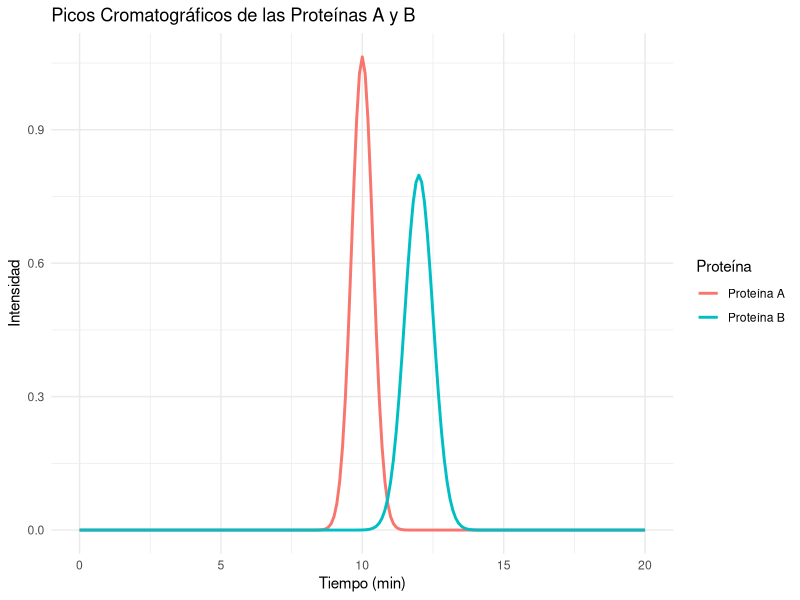
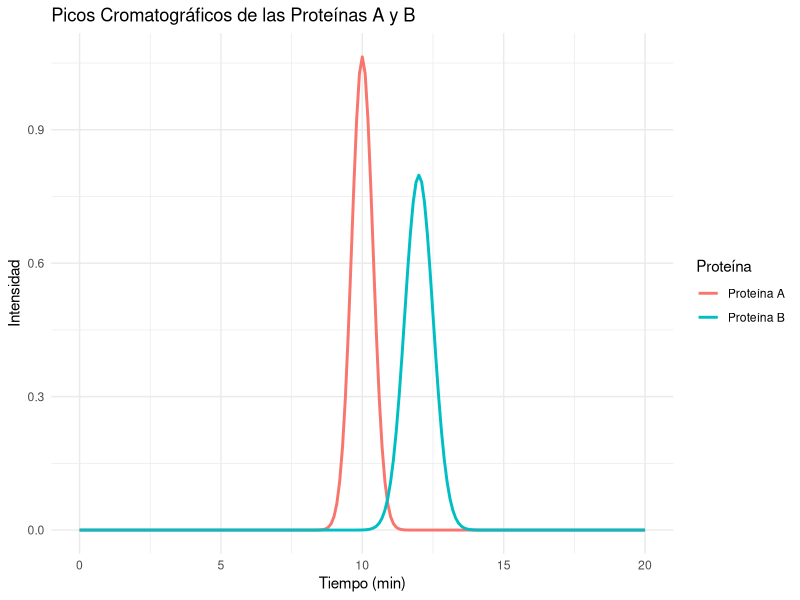

These charts were generated, in order, by the following R code:
# ==========================================================================
# Cromatografía en la Industria Bioquímica
# ==========================================================================
# Autor: Dr. José Juan Torres Martínez
# Docente de Ciencias Químicas
# Universidad Autónoma de San Luis Potosí (UASLP)
# México
#
# Material académico para estudiantes
#
# Descripción: Separación de dos proteínas mediante cromatografía de intercambio iónico
# ==========================================================================


# Instalar y cargar librerías necesarias  
if (!require(ggplot2)) install.packages("ggplot2", dependencies = TRUE)  
library(ggplot2)  

# Datos del problema  
L <- 25  # Longitud de la columna (cm)  
d <- 1  # Diámetro de la columna (cm)  

# Volúmenes de las fases: el volumen geométrico de la columna es
# V_columna = pi * (d/2)^2 * L = 19,63 mL, y las dos fases tienen que caber
# en él: V_m + V_s = V_columna. Los valores del archivo (40 mL y 10 mL)
# sumaban 50 mL, más que la columna. Se conservan su relación de fases
# (V_m / V_s = 40 / 10 = 4) y se escalan a la columna: V_m = 15,71 mL y
# V_s = 3,93 mL. La porosidad total es V_m / V_columna = 0,80.
V_columna <- pi * (d / 2)^2 * L  # Volumen geométrico de la columna (mL)
V_m <- V_columna * 4 / 5  # Volumen de la fase móvil (mL)
V_s <- V_columna * 1 / 5  # Volumen de la fase estacionaria (mL)

# Tiempo muerto de la columna: lo que tarda en salir un compuesto no retenido.
# Es un dato del problema (1 min): no se puede deducir de V_m, porque para
# eso haría falta el caudal de fase móvil, que el archivo no indica. Por la
# relación estándar t_M = V_m / F, ese dato equivale a un caudal
# F = V_m / t_M = 15,71 mL/min.
t_M <- 1  # Tiempo muerto (min)
caudal <- V_m / t_M  # Caudal de fase móvil que corresponde a t_M (mL/min)

# Tiempos de retención y anchos de pico  
t_R_A <- 10  # Tiempo de retención de la proteína A (min)  
W_A <- 1.5  # Ancho de pico de la proteína A (min)  
t_R_B <- 12  # Tiempo de retención de la proteína B (min)  
W_B <- 2.0  # Ancho de pico de la proteína B (min)  

# Cálculos  
# 1. Factor de retención (k) para cada proteína  
# El factor de retención es k = (t_R - t_M) / t_M, con t_M el tiempo muerto.
k_A <- (t_R_A - t_M) / t_M  # Factor de retención de la proteína A
k_B <- (t_R_B - t_M) / t_M  # Factor de retención de la proteína B

# 2. Resolución (R) entre las dos proteínas  
R <- 2 * (t_R_B - t_R_A) / (W_A + W_B)  # Resolución  

# 3. Número de platos teóricos (N) para cada proteína  
N_A <- 16 * (t_R_A / W_A)^2  # Número de platos teóricos para la proteína A  
N_B <- 16 * (t_R_B / W_B)^2  # Número de platos teóricos para la proteína B  

# 4. Altura equivalente a un plato teórico (HETP) para cada proteína  
HETP_A <- L / N_A  # HETP para la proteína A  
HETP_B <- L / N_B  # HETP para la proteína B  

# Mostrar resultados en la consola  
cat("Volumen geométrico de la columna:", round(V_columna, 2), "mL\n")
cat("Volumen de la fase móvil (V_m):", round(V_m, 2), "mL\n")
cat("Volumen de la fase estacionaria (V_s):", round(V_s, 2), "mL\n")
cat("Caudal de fase móvil (V_m / t_M):", round(caudal, 2), "mL/min\n\n")
cat("Factor de retención (k) para la proteína A:", round(k_A, 2), "\n")  
cat("Factor de retención (k) para la proteína B:", round(k_B, 2), "\n\n")  

cat("Resolución (R) entre las dos proteínas:", round(R, 2), "\n\n")  

cat("Número de platos teóricos (N) para la proteína A:", round(N_A, 2), "\n")  
cat("Número de platos teóricos (N) para la proteína B:", round(N_B, 2), "\n\n")  

cat("Altura equivalente a un plato teórico (HETP) para la proteína A:", round(HETP_A, 2), "cm\n")  
cat("Altura equivalente a un plato teórico (HETP) para la proteína B:", round(HETP_B, 2), "cm\n\n")  

# Crear un data frame para graficar los picos cromatográficos  
tiempo <- seq(0, 20, by = 0.1)  # Tiempo en minutos  
intensidad_A <- dnorm(tiempo, mean = t_R_A, sd = W_A / 4)  # Intensidad del pico de la proteína A  
intensidad_B <- dnorm(tiempo, mean = t_R_B, sd = W_B / 4)  # Intensidad del pico de la proteína B  

datos <- data.frame(  
  Tiempo = tiempo,  
  Intensidad_A = intensidad_A,  
  Intensidad_B = intensidad_B  
)  

# Gráfico de los picos cromatográficos  
p <- ggplot(datos, aes(x = Tiempo)) +  
  geom_line(aes(y = Intensidad_A, color = "Proteína A"), linewidth = 1) +  
  geom_line(aes(y = Intensidad_B, color = "Proteína B"), linewidth = 1) +  
  labs(title = "Picos Cromatográficos de las Proteínas A y B",  
       x = "Tiempo (min)",  
       y = "Intensidad",  
       color = "Proteína") +  
  theme_minimal()

# Mostrar gráfico
print(p)

# Guardar el gráfico
ggsave("ejemplo_22_cromatografia.png", plot = p, width = 8, height = 6, dpi = 300)

# --------------------------------------------------------------------------
# Interpretación: Picos Cromatográficos de las Proteínas A y B
# --------------------------------------------------------------------------
# - Eje X: Tiempo, en minutos (min). Es el tiempo que tarda cada proteína en
#   salir de la columna: la proteína A sale a los 10 min y la B a los 12 min.
# - Eje Y: Intensidad. La unidad no está especificada en el archivo: es un
#   valor relativo de altura del pico, calculado con la función de densidad
#   normal (dnorm), que solo sirve para comparar qué tan alto y ancho es cada
#   pico, no es una señal medida en unidades físicas.
# - Lo que se aprecia: dos picos en forma de campana, uno para cada proteína.
#   El pico de la proteína A es más alto y estrecho (ancho de 1,5 min) y el de
#   la B es más bajo y ancho (ancho de 2,0 min). Los picos están cerca (solo
#   2 minutos entre sus máximos) y se solapan parcialmente en la base.
# - Qué significa: las proteínas se separan porque salen a tiempos distintos,
#   pero como sus picos están cerca y se solapan un poco, la separación no es
#   completa. La resolución R (adimensional) que calcula el script mide justo
#   eso: qué tan separados están los picos en relación con su ancho.

# --------------------------------------------------------------------------
# Qué aprendimos
# --------------------------------------------------------------------------
# - En un cromatograma, cada pico es un compuesto: su posición en el eje del
#   tiempo (min) es su tiempo de retención y su ancho (min) dice qué tan
#   disperso sale de la columna.
# - La resolución R es adimensional y compara la distancia entre dos picos con
#   sus anchos: si los picos están cerca y son anchos, se solapan y la
#   separación es mala.
# - El número de platos teóricos N (adimensional) y la altura equivalente HETP
#   (en cm) miden la eficiencia de la columna: más platos y menor HETP
#   significan picos más estrechos y mejor separación.
# - Los volúmenes de las fases caben en la columna: V_m + V_s = V_columna
#   (volumen geométrico pi por (d/2)^2 por L). El tiempo muerto es
#   t_M = V_m / F: como el archivo no da el caudal, t_M = 1 min es un dato
#   del problema y el caudal que le corresponde es V_m / t_M = 15,71 mL/min.
# - La intensidad del eje Y es un valor relativo sin unidad especificada en el
#   archivo: sirve para comparar los picos, no es una concentración medida.
